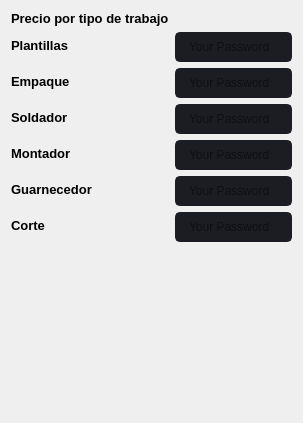
                         <widget class="QWidget" name="scrollAreaWidgetContents">
                          <property name="geometry">
                           <rect>
                            <x>0</x>
                            <y>0</y>
                            <width>303</width>
                            <height>423</height>
                           </rect>
                          </property>
                          <layout class="QFormLayout" name="formLayout_2">
                           <item row="0" column="0">
                            <widget class="QLabel" name="labelBoxBlenderInstalation_24">
                             <property name="font">
                              <font>
                               <family>Segoe UI</family>
                               <pointsize>10</pointsize>
                               <weight>75</weight>
                               <bold>true</bold>
                              </font>
                             </property>
                             <property name="styleSheet">
                              <string notr="true"/>
                             </property>
                             <property name="text">
                              <string>Precio por tipo de trabajo</string>
                             </property>
                            </widget>
                           </item>
                           <item row="1" column="0">
                            <widget class="QLabel" name="labelBoxBlenderInstalation_27">
                             <property name="font">
                              <font>
                               <family>Segoe UI</family>
                               <pointsize>10</pointsize>
                               <weight>75</weight>
                               <bold>true</bold>
                              </font>
                             </property>
                             <property name="styleSheet">
                              <string notr="true"/>
                             </property>
                             <property name="text">
                              <string>Plantillas</string>
                             </property>
                            </widget>
                           </item>
                           <item row="1" column="1">
                            <widget class="QLineEdit" name="CampoValorPlantillas">
                             <property name="minimumSize">
                              <size>
                               <width>0</width>
                               <height>30</height>
                              </size>
                             </property>
                             <property name="styleSheet">
                              <string notr="true">QLineEdit {
	background-color: rgb(27, 29, 35);
	border-radius: 5px;
	border: 2px solid rgb(27, 29, 35);
	padding-left: 10px;
}
QLineEdit:hover {
	border: 2px solid rgb(64, 71, 88);
}
QLineEdit:focus {
	border: 2px solid rgb(91, 101, 124);
}</string>
                             </property>
                             <property name="text">
                              <string/>
                             </property>
                             <property name="placeholderText">
                              <string>Your Password</string>
                             </property>
                            </widget>
                           </item>
                           <item row="2" column="0">
                            <widget class="QLabel" name="labelBoxBlenderInstalation_29">
                             <property name="font">
                              <font>
                               <family>Segoe UI</family>
                               <pointsize>10</pointsize>
                               <weight>75</weight>
                               <bold>true</bold>
                              </font>
                             </property>
                             <property name="styleSheet">
                              <string notr="true"/>
                             </property>
                             <property name="text">
                              <string>Empaque</string>
                             </property>
                            </widget>
                           </item>
                           <item row="2" column="1">
                            <widget class="QLineEdit" name="CampoValorEmpaque">
                             <property name="minimumSize">
                              <size>
                               <width>0</width>
                               <height>30</height>
                              </size>
                             </property>
                             <property name="styleSheet">
                              <string notr="true">QLineEdit {
	background-color: rgb(27, 29, 35);
	border-radius: 5px;
	border: 2px solid rgb(27, 29, 35);
	padding-left: 10px;
}
QLineEdit:hover {
	border: 2px solid rgb(64, 71, 88);
}
QLineEdit:focus {
	border: 2px solid rgb(91, 101, 124);
}</string>
                             </property>
                             <property name="text">
                              <string/>
                             </property>
                             <property name="placeholderText">
                              <string>Your Password</string>
                             </property>
                            </widget>
                           </item>
                           <item row="3" column="0">
                            <widget class="QLabel" name="labelBoxBlenderInstalation_23">
                             <property name="font">
                              <font>
                               <family>Segoe UI</family>
                               <pointsize>10</pointsize>
                               <weight>75</weight>
                               <bold>true</bold>
                              </font>
                             </property>
                             <property name="styleSheet">
                              <string notr="true"/>
                             </property>
                             <property name="text">
                              <string>Soldador</string>
                             </property>
                            </widget>
                           </item>
                           <item row="3" column="1">
                            <widget class="QLineEdit" name="CampoValorSoldador">
                             <property name="minimumSize">
                              <size>
                               <width>0</width>
                               <height>30</height>
                              </size>
                             </property>
                             <property name="styleSheet">
                              <string notr="true">QLineEdit {
	background-color: rgb(27, 29, 35);
	border-radius: 5px;
	border: 2px solid rgb(27, 29, 35);
	padding-left: 10px;
}
QLineEdit:hover {
	border: 2px solid rgb(64, 71, 88);
}
QLineEdit:focus {
	border: 2px solid rgb(91, 101, 124);
}</string>
                             </property>
                             <property name="text">
                              <string/>
                             </property>
                             <property name="placeholderText">
                              <string>Your Password</string>
                             </property>
                            </widget>
                           </item>
                           <item row="4" column="0">
                            <widget class="QLabel" name="labelBoxBlenderInstalation_26">
                             <property name="font">
                              <font>
                               <family>Segoe UI</family>
                               <pointsize>10</pointsize>
                               <weight>75</weight>
                               <bold>true</bold>
                              </font>
                             </property>
                             <property name="styleSheet">
                              <string notr="true"/>
                             </property>
                             <property name="text">
                              <string>Montador</string>
                             </property>
                            </widget>
                           </item>
                           <item row="4" column="1">
                            <widget class="QLineEdit" name="CampoValorMontador">
                             <property name="minimumSize">
                              <size>
                               <width>0</width>
                               <height>30</height>
                              </size>
                             </property>
                             <property name="styleSheet">
                              <string notr="true">QLineEdit {
	background-color: rgb(27, 29, 35);
	border-radius: 5px;
	border: 2px solid rgb(27, 29, 35);
	padding-left: 10px;
}
QLineEdit:hover {
	border: 2px solid rgb(64, 71, 88);
}
QLineEdit:focus {
	border: 2px solid rgb(91, 101, 124);
}</string>
                             </property>
                             <property name="text">
                              <string/>
                             </property>
                             <property name="placeholderText">
                              <string>Your Password</string>
                             </property>
                            </widget>
                           </item>
                           <item row="5" column="0">
                            <widget class="QLabel" name="labelBoxBlenderInstalation_28">
                             <property name="font">
                              <font>
                               <family>Segoe UI</family>
                               <pointsize>10</pointsize>
                               <weight>75</weight>
                               <bold>true</bold>
                              </font>
                             </property>
                             <property name="styleSheet">
                              <string notr="true"/>
                             </property>
                             <property name="text">
                              <string>Guarnecedor</string>
                             </property>
                            </widget>
                           </item>
                           <item row="5" column="1">
                            <widget class="QLineEdit" name="CampoValorGuarnecedor">
                             <property name="minimumSize">
                              <size>
                               <width>0</width>
                               <height>30</height>
                              </size>
                             </property>
                             <property name="styleSheet">
                              <string notr="true">QLineEdit {
	background-color: rgb(27, 29, 35);
	border-radius: 5px;
	border: 2px solid rgb(27, 29, 35);
	padding-left: 10px;
}
QLineEdit:hover {
	border: 2px solid rgb(64, 71, 88);
}
QLineEdit:focus {
	border: 2px solid rgb(91, 101, 124);
}</string>
                             </property>
                             <property name="text">
                              <string/>
                             </property>
                             <property name="placeholderText">
                              <string>Your Password</string>
                             </property>
                            </widget>
                           </item>
                           <item row="6" column="0">
                            <widget class="QLabel" name="labelBoxBlenderInstalation_25">
                             <property name="font">
                              <font>
                               <family>Segoe UI</family>
                               <pointsize>10</pointsize>
                               <weight>75</weight>
                               <bold>true</bold>
                              </font>
                             </property>
                             <property name="styleSheet">
                              <string notr="true"/>
                             </property>
                             <property name="text">
                              <string>Corte</string>
                             </property>
                            </widget>
                           </item>
                           <item row="6" column="1">
                            <widget class="QLineEdit" name="CampoValorCorte">
                             <property name="minimumSize">
                              <size>
                               <width>0</width>
                               <height>30</height>
                              </size>
                             </property>
                             <property name="styleSheet">
                              <string notr="true">QLineEdit {
	background-color: rgb(27, 29, 35);
	border-radius: 5px;
	border: 2px solid rgb(27, 29, 35);
	padding-left: 10px;
}
QLineEdit:hover {
	border: 2px solid rgb(64, 71, 88);
}
QLineEdit:focus {
	border: 2px solid rgb(91, 101, 124);
}</string>
                             </property>
                             <property name="text">
                              <string/>
                             </property>
                             <property name="placeholderText">
                              <string>Your Password</string>
                             </property>
                            </widget>
                           </item>
                          </layout>
                          <zorder>labelBoxBlenderInstalation_28</zorder>
                          <zorder>CampoValorGuarnecedor</zorder>
                          <zorder>CampoValorCorte</zorder>
                          <zorder>labelBoxBlenderInstalation_25</zorder>
                          <zorder>CampoValorSoldador</zorder>
                          <zorder>CampoValorEmpaque</zorder>
                          <zorder>CampoValorPlantillas</zorder>
                          <zorder>labelBoxBlenderInstalation_27</zorder>
                          <zorder>labelBoxBlenderInstalation_29</zorder>
                          <zorder>labelBoxBlenderInstalation_23</zorder>
                          <zorder>labelBoxBlenderInstalation_26</zorder>
                          <zorder>CampoValorMontador</zorder>
                          <zorder>labelBoxBlenderInstalation_24</zorder>
                         </widget>
